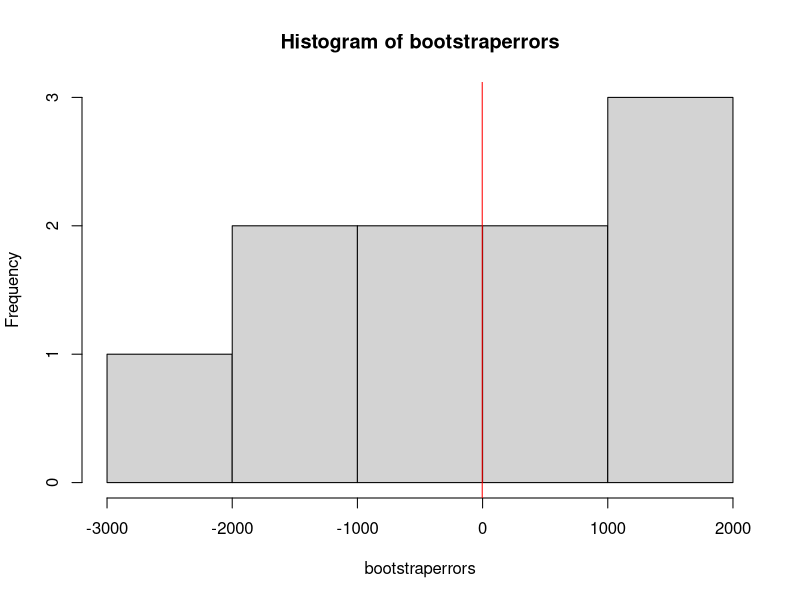
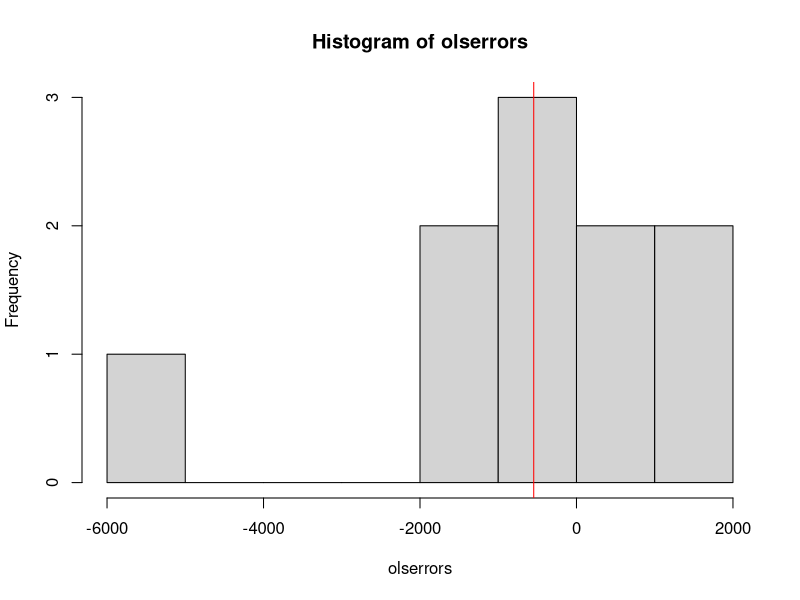
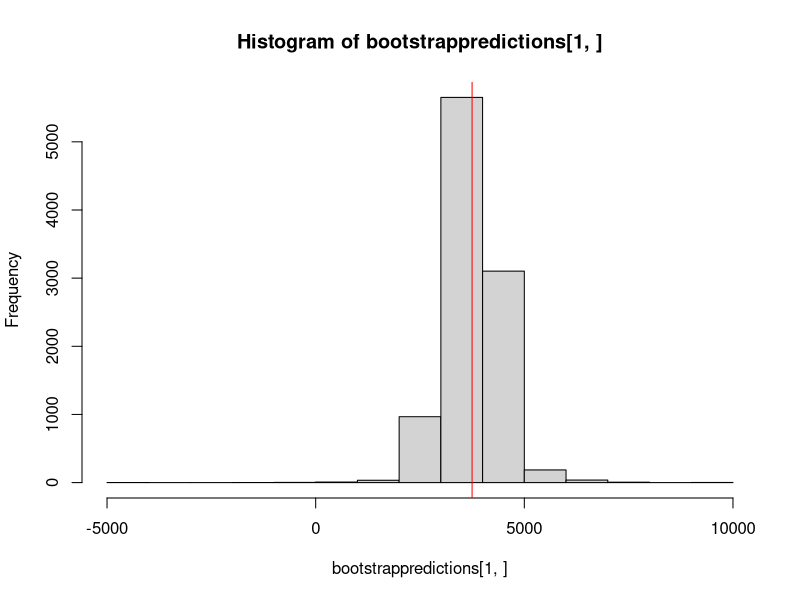

The R script that drew these images, in order:
# Load necessary libraries
library(dplyr) # Used for data manipulation
library(boot) # Used for bootstrap analysis

# Set seed for reproducibility
set.seed(16)

# Generate independent variables
n <- 50
x1 <- rnorm(n, mean = 20, sd = 1)
x2 <- rnorm(n, mean = 15, sd = 4)
x3 <- rnorm(n, mean = 10, sd = 3)
x4 <- rnorm(n, mean = 5, sd = 5)

# Generate dependent variable with a polynomial relationship
y <- 3 + 0.8*x1^2 + 0.8*x2^3 + 0.0053*x3^4 + 0.02*x4^5 + rnorm(n, mean = 0, sd = 5)

# Create a data frame
data <- data.frame(y, x1, x2, x3, x4)

# Add an error term to x variables that scales with the corresponding y value
x1new <- x1 + rnorm(n, mean = 0, sd = 0.2 * abs(y))
x2new <- x2 + rnorm(n, mean = 0, sd = 0.2 * abs(y))
x3new <- x3 + rnorm(n, mean = 0, sd = 0.2 * abs(y))
x4new <- x4 + rnorm(n, mean = 0, sd = 0.2 * abs(y))

# Create a new data frame
datanew <- data.frame(y, x1new, x2new, x3new, x4new)

# 5. Split into training and test data
set.seed(123)
trainindices <- sample(1:nrow(datanew), size = 0.8 * nrow(datanew))
traindata <- datanew[trainindices, ]
testdata <- datanew[-trainindices, ]

# 6. Define number of bootstrap simulations
n_simulations <- 10000

# 7. OLS model
olsmodel <- lm(y ~ I(x1new^2) + I(x2new^3) + I(x3new^4) + I(x4new^5), data = traindata)

# Get summary for OLS model to extract coefficient SE and CI
ols_summary <- summary(olsmodel)
ols_coefs <- ols_summary$coefficients

# Calculate Confidence Intervals for OLS coefficients
ols_confint <- confint(olsmodel)

# --- OLS R-squared ---
r_squared <- summary(olsmodel)$r.squared
adj_r_squared <- summary(olsmodel)$adj.r.squared

# 8. Bootstrap model for coefficients
coef_function <- function(data, indices) {
  d <- data[indices,]
  fit <- lm(y ~ I(x1new^2) + I(x2new^3) + I(x3new^4) + I(x4new^5), data = d)
  return(coef(fit))
}

boot_results <- boot(data = traindata, statistic = coef_function, R = n_simulations)

bootstrap_coef_se <- apply(boot_results$t, 2, sd)
bootstrap_coef_ci <- t(apply(boot_results$t, 2, quantile, probs = c(0.025, 0.975)))

# OLS Prediction Errors
ols_preds_info <- predict(olsmodel, newdata = testdata, se.fit = TRUE, interval = "confidence")
olspreds <- ols_preds_info$fit[, "fit"]
olserrors <- olspreds - testdata$y
MBEOLS <- mean(olserrors)
RMSEOLS <- sqrt(mean(olserrors^2))
SEOLS_pred <- mean(ols_preds_info$se.fit)
CI_OLS_pred <- ols_preds_info$fit[, "upr"] - ols_preds_info$fit[, "lwr"]
AvgCIWidthOLS_pred <- mean(CI_OLS_pred)

# Bootstrap Prediction Errors
bootstrappredictions <- matrix(NA, nrow = nrow(testdata), ncol = n_simulations)
for (i in 1:n_simulations) {
  indices <- sample(1:nrow(traindata), replace = TRUE)
  bootmodel <- lm(y ~ I(x1new^2) + I(x2new^3) + I(x3new^4) + I(x4new^5),
                  data = traindata[indices, ])
  bootstrappredictions[, i] <- predict(bootmodel, newdata = testdata)
}
bootstrapmeanpreds <- rowMeans(bootstrappredictions)
bootstraperrors <- bootstrapmeanpreds - testdata$y
MBEBootstrap <- mean(bootstraperrors)
RMSEBootstrap <- sqrt(mean(bootstraperrors^2))
SEBootstrap_pred <- mean(apply(bootstrappredictions, 1, sd))
CI_Bootstrap_pred <- t(apply(bootstrappredictions, 1, quantile, probs = c(0.025, 0.975)))
AvgCIWidthBootstrap_pred <- mean(CI_Bootstrap_pred[, 2] - CI_Bootstrap_pred[, 1])

# --- Bootstrap R-squared Distribution ---
bootstrap_r_squared <- numeric(n_simulations)
for (i in 1:n_simulations) {
  indices <- sample(1:nrow(traindata), replace = TRUE)
  bootmodel <- lm(y ~ I(x1new^2) + I(x2new^3) + I(x3new^4) + I(x4new^5),
                  data = traindata[indices, ])
  bootstrap_r_squared[i] <- summary(bootmodel)$r.squared
}
mean_r_squared_boot <- mean(bootstrap_r_squared)
ci_r_squared_boot <- quantile(bootstrap_r_squared, probs = c(0.025, 0.975))

# --- Output ---
cat("\n--- OLS Model (Prediction Errors) ---\n")
cat("MBEOLS: ", round(MBEOLS, 4), "\n")
cat("RMSEOLS: ", round(RMSEOLS, 4), "\n")

cat("\n--- OLS Model (Coefficient Estimates) ---\n")
print(ols_coefs)
cat("\n--- OLS Model (95% Confidence Intervals for Coefficients) ---\n")
print(ols_confint)

cat("\n--- OLS Model (R-squared) ---\n")
cat("R-squared: ", round(r_squared, 4), "\n")

cat("\n--- Bootstrap Model (Prediction Errors) ---\n")
cat("MBEBootstrap: ", round(MBEBootstrap, 4), "\n")
cat("RMSEBootstrap: ", round(RMSEBootstrap, 4), "\n")

cat("\n--- Bootstrap Model (95% Confidence Intervals for Coefficients) ---\n")
print(bootstrap_coef_ci)
cat("\n--- Bootstrap Model (Standard Errors for Coefficients) ---\n")
print(bootstrap_coef_se)

cat("\n--- Bootstrap Model (R-squared) ---\n")
cat("Mean R-squared: ", round(mean_r_squared_boot, 4), "\n")

# Histograms
hist(bootstraperrors) 
abline(v = mean(bootstraperrors), col = "red") 

hist(olserrors)
abline(v = mean(olserrors), col = "red")

hist(bootstrappredictions[1,])
abline(v = mean(bootstrappredictions[1,]), col = "red")
